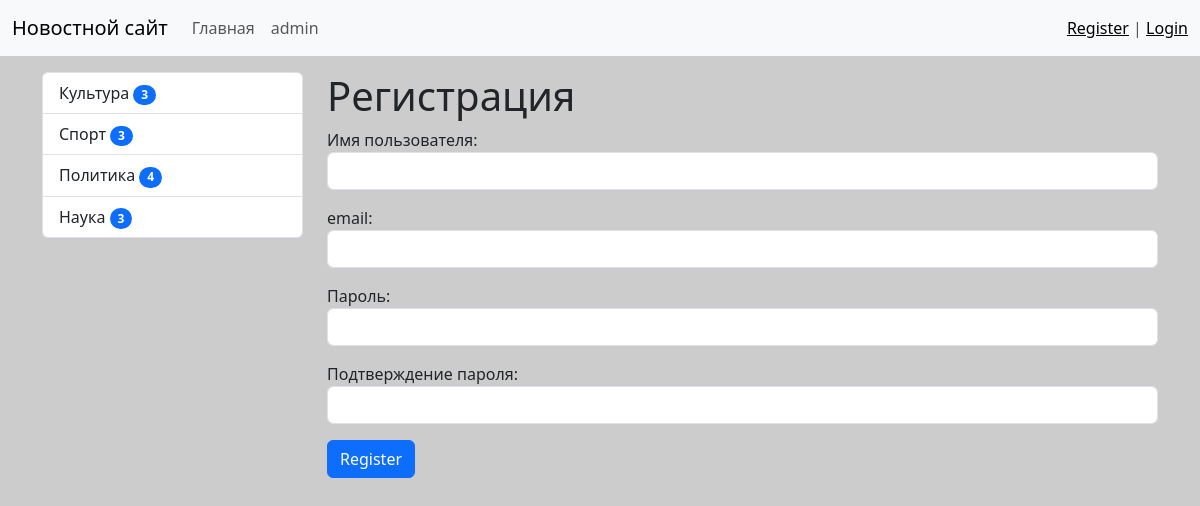
Screenshot of /register/ with the database file from the repository.
### news/models.py (models this page shows, shortened)
class Category(models.Model):
    title = models.CharField(max_length=150, db_index=True, verbose_name='Наименование категории')
    class Meta:
        verbose_name = 'Категория'
        verbose_name_plural = 'Категории'
        ordering = ['title']
    def get_absolute_url(self):
        return reverse('category', kwargs={'category_id': self.pk})

### news/views.py (the view)
# urls.py: path('register/', register, name='register'),
def register(request):
    if request.method == 'POST':
        form = UserRegisterForm(request.POST)
        if form.is_valid():
            form.save()
            messages.success(request, 'Вы успешно зарегестрировались')
            return redirect('login')
        else:
            messages.error(request, 'Ошибка регистрации')
    else:
        form = UserRegisterForm()
    return render(request, 'news/register.html', {'form': form})

### news/forms.py
class UserRegisterForm(UserCreationForm):
    username = forms.CharField(label='Имя пользователя', widget=forms.TextInput(attrs={'class': 'form-control'}))
    password1 = forms.CharField(label='Пароль', widget=forms.PasswordInput(attrs={'class': 'form-control'}))
    password2 = forms.CharField(label='Подтверждение пароля', widget=forms.PasswordInput(attrs={'class': 'form-control'}))
    email = forms.EmailField(label='email', widget=forms.EmailInput(attrs={'class': 'form-control'}))
    class Meta:
        model = User
        fields = ('username', 'email', 'password1', 'password2')

### news/templatetags/news_tags.py (called while the page is built)
@register.inclusion_tag('news/list_categories.html')
def show_categories(arg1='Hello', arg2='world'):
    categories = Category.objects.annotate(cnt=Count('news', filter=F('news__is_published'))).filter(cnt__gt=0)
    return {"categories": categories, 'arg1': arg1, 'arg2': arg2}

### news/templates/news/register.html (shortened to what this page needs)
{% extends 'base.html' %}
{% block sidebar %}
{% include 'inc/_sidebar.html' %}
{% endblock %}
{% block content %}
<h1>Регистрация</h1>
<form method="post">
    {{ form.as_p }}
    <button type="submit" class="btn btn-primary btn-block">Register</button>
</form>
{% endblock %}

### news/templates/news/list_categories.html
<div class="list-group">
    {% for cat in categories %}
    <a href="{{ cat.get_absolute_url }}" class="list-group-item list-group-item-action">{{ cat.title }}
    <span class="badge text-bg-primary rounded-pill">{{ cat.cnt }}</span></a>
    {% endfor %}
</div>

### mysite/static/css/style.css (style rules this page uses)
body { background-color: #ccc; }

### rows the page displays
Category: title "Культура", cnt "3"
Category: title "Спорт", cnt "3"
Category: title "Политика", cnt "4"
Category: title "Наука", cnt "3"
